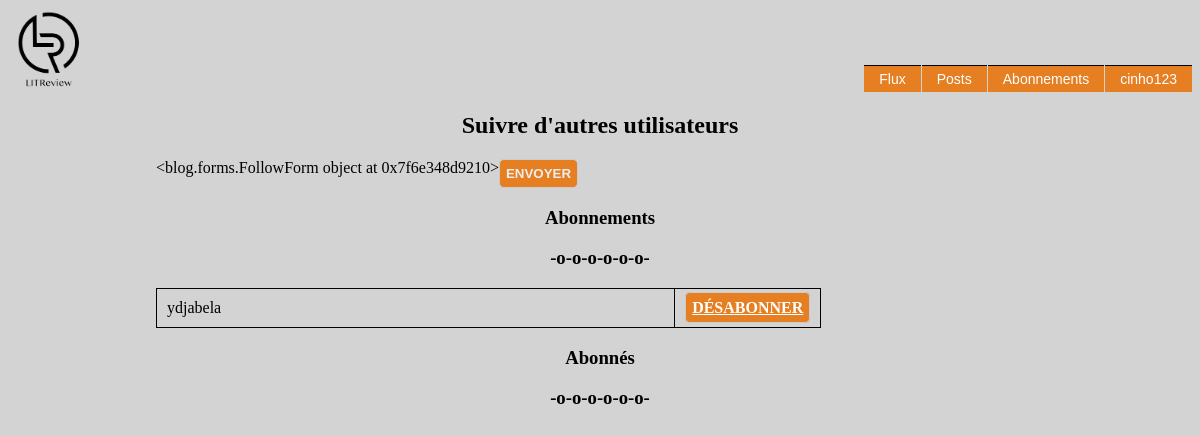
The page /abonnements/ (signed in) on the database as committed earlier.
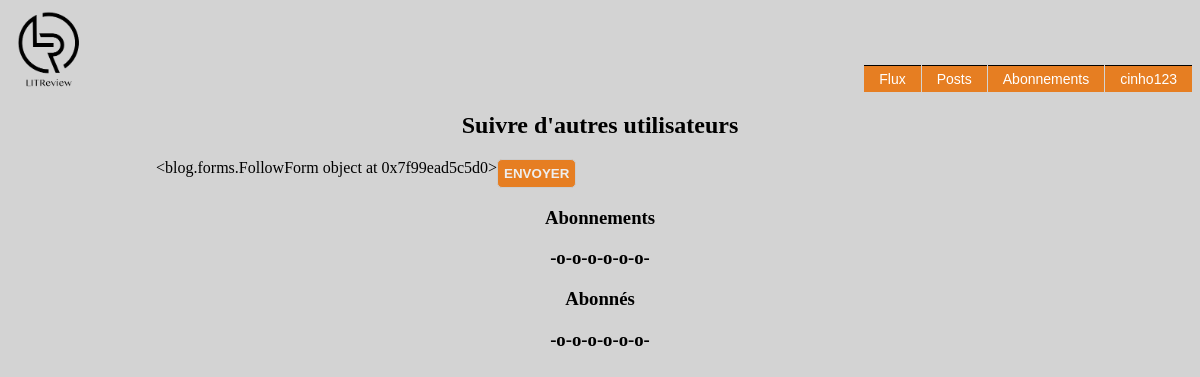
The same page on the database as committed later.
### blog/models.py (models this page shows)
class UserFollows(models.Model):
    user = models.ForeignKey(
        to=settings.AUTH_USER_MODEL,
        on_delete=models.CASCADE,
        related_name='folowing'
    )
    followed_user = models.ForeignKey(
        to=settings.AUTH_USER_MODEL,
        on_delete=models.CASCADE,
        related_name='followed_by'
    )
    class Meta:
        unique_together = ('user', 'followed_user', )

### blog/views.py (the view, shortened to what this page needs)
# urls.py: path('abonnements/', blog.views.abonnements, name='abonnements'),
@login_required
def abonnements(request):
    error = ""
    form = FollowForm()
    userfllows = UserFollows.objects.filter(user=request.user)
    followers = UserFollows.objects.filter(followed_user_id=request.user)
    context = {
        'userfllows': userfllows,
        "followers": followers,
        "form": form,
        "error": error
    }
    return render(request, 'blog/abonnements.html', context=context)

### blog/templates/blog/abonnements.html (shortened to what this page needs)
{% extends 'blog/base.html' %}
{% block content %}
<div class="wrapper">
    <section class="login-container">
        <div>
            <h2 class="panel-title" >Suivre d'autres utilisateurs</h2>
            <form class="search_bar" method="POST">
                {{form}}
                <div class="button-container">
                    <button class="default-button" type="submit" value="Suivre">Envoyer</button>
                </div>
            </form>
            <h3 class="panel-title">Abonnements</h3>
            <h3 class="panel-title">-o-o-o-o-o-o-</h3>
                {% for userfllow in userfllows %}
                    <table>
                        <tr>
                            <td class="userflowers_col">{{ userfllow.followed_user }}</td>
                            <td><a type="submit" class="default-button" href="{% url 'desabonnement' userfllow.followed_user %}">Désabonner</a></td>
                        </tr>
                    </table>
                {% endfor %}
            <h3 class="panel-title">Abonnés</h3>
            <h3 class="panel-title">-o-o-o-o-o-o-</h3>
        </div>
    </section>
</div>
{% endblock content %}

Rows that differ between the two databases and show on the page:
removed UserFollows: followed_user "ydjabela"
Other text that changed with them:
text no longer shown: "<blog.forms.FollowForm object at 0x7f6e348d9210>"
text now shown: "<blog.forms.FollowForm object at 0x7f99ead5c5d0>"
